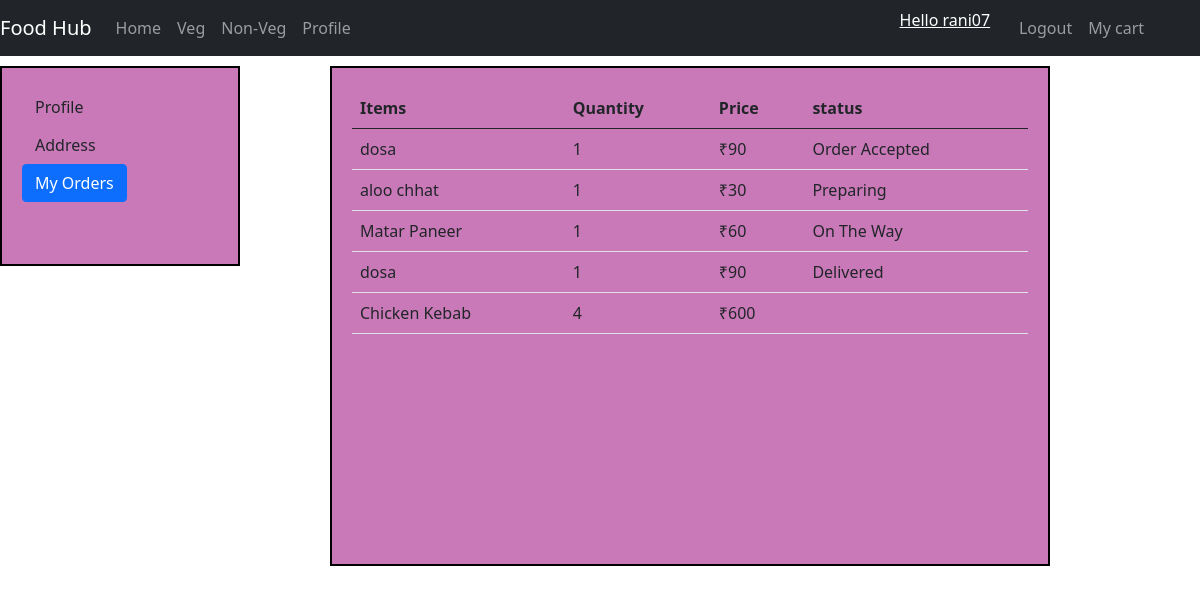
/orders (signed in), run on the app's committed database.
### chotaapp/models.py (models this page shows, shortened)
class Orderplaced(models.Model):
    s =(
        ("Order Accepted","Order Accepted"),("Preparing","Preparing"),("Packed","Packed"),("Delivered","Delivered"),("On The Way","On The Way")
    )
    user=models.ForeignKey(User,on_delete=models.SET_NULL,null=True)
    product=models.ForeignKey(products,on_delete=models.CASCADE)
    customer=models.ForeignKey(Customer,on_delete=models.SET_NULL,null=True)
    quantity=models.PositiveIntegerField(default=1)
    status=models.CharField(max_length=64,choices=s)
    @property
    def total_price(self):
        return int(self.quantity * (self.product.price))

class products(models.Model):
     c =(
        ("veg","vegeterian"),("non-veg","non- vegetrian")
    )
     name=models.CharField(max_length=100)
     category=models.CharField(max_length=64,choices=c)
     price=models.IntegerField(null=True)
     pic=models.ImageField(upload_to="pro_images/",max_length=250,null=True,default=None)

### chotaapp/views.py (the view)
# urls.py: path('orders', views.orderplaced,name='orders'),
def orderplaced(request):
    user=request.user
    op=Orderplaced.objects.filter(user=user)
    return render(request,"chotaapp/orderplaced.html",{'op':op})

### templates/chotaapp/orderplaced.html (shortened to what this page needs)
{% extends 'chotaapp/base.html' %}
{% block body %}
<div class="float-container ">
    <div class="float-child blue">
    <a type="button"  href="/profile" class="btn ">Profile</a><br>
    <a type="button" href="/address" class="btn">Address</a><br>
    <a type="button" href="/orders" class="btn btn-primary">My Orders</a>
    </div>
    <div class="float-child green">
    <table class="table">
        <thead>
            <th>Items</th>
            <th>Quantity</th>
            <th>Price</th>
            <th>status</th>
        </thead>
        {% for m in op %}
        <tr>
            <td>{{m.product.name}}</td>
            <td>{{m.quantity}}</td>
            <td>&#8377;{{m.total_price}}</td>
            <td>{{m.status}}</td>
        </tr>
        {% endfor %}
    </table>
    </div>
{% endblock body %}

### templates/chotaapp/base.html (shortened to what this page needs)
<!DOCTYPE html>
<html lang="en">
<head>
    <link href="https://cdn.jsdelivr.net/npm/bootstrap@5.0.2/dist/css/bootstrap.min.css" rel="stylesheet">
</head>
<body>
  <nav class="navbar navbar-expand-lg navbar-dark bg-dark">
    <a class="navbar-brand" href="#">Food Hub</a>
    <div class="collapse navbar-collapse" id="navbarNav">
      <ul class="navbar-nav">
        <li class="nav-item active">
          <a class="nav-link" href="/">Home </a>
        </li>
        <li class="nav-item">
          <a class="nav-link" class="btn{{active}}" href="/veg">Veg</a>
        </li>
        <li class="nav-item">
          <a class="nav-link" class="btn{{active}}" href="/nonveg">Non-Veg</a>
        </li>
        <li class="nav-item">
          <a class="nav-link " href="/profile">Profile</a>
        </li>
        {% if user.is_authenticated %}
          <a style="color:white"  href="/profile">Hello {{request.user.username}} </a>&nbsp&nbsp&nbsp&nbsp&nbsp
          <li class=" nav-item">
             <a class="nav-link " href="/aut_logout">Logout</a>
          </li>
        {% endif %}
            <li class=" nav-item">
            <a class="nav-link " href="/cartshow">My cart</a>
         </li>
        </ul>
       </div>
   </nav>
{% block body %} {% endblock body %}
</body>
</html>

### templates/chotaapp/orderplaced.html (style rules this page uses)
.float-child.green { width: 60%; float: right; padding: 20px; border: 2px solid black; margin-right: 150px; height:500px; margin-top: 10px; background-color: rgb(201, 121, 183); margin-left: 10px; }
.float-child.blue { width: 20%; float: left; padding: 20px; border: 2px solid black; margin-right: 20px; height:200px; margin-top: 10px; background-color: rgb(201, 121, 183); margin-left:0px; }

### data on the page
Orderplaced: product.name "dosa", quantity "1", total_price "90", status "Order Accepted"
Orderplaced: product.name "aloo chhat", quantity "1", total_price "30", status "Preparing"
Orderplaced: product.name "Matar Paneer", quantity "1", total_price "60", status "On The Way"
Orderplaced: product.name "dosa", quantity "1", total_price "90", status "Delivered"
Orderplaced: product.name "Chicken Kebab", quantity "4", total_price "600"

### other printed values
{{ request.user.username }} "rani07"
